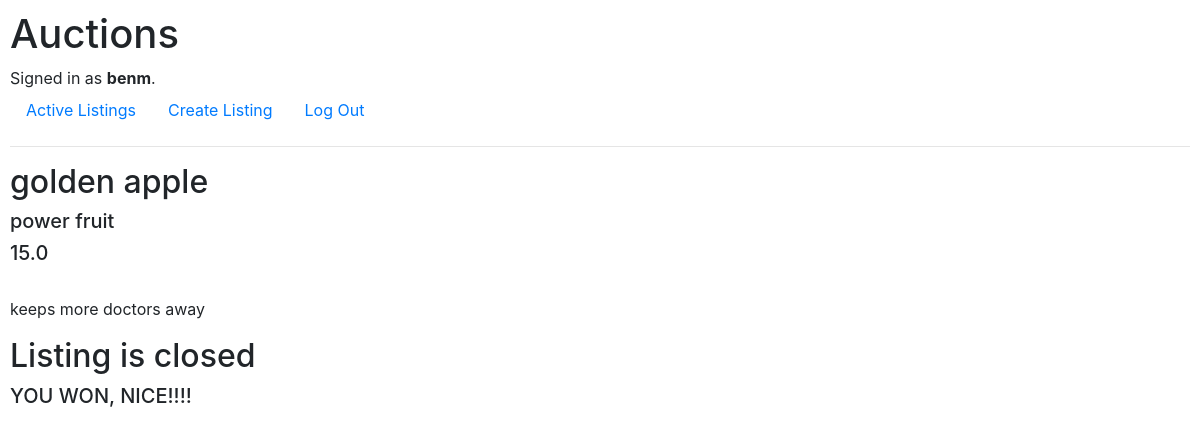
Screenshot of /listings/2 (signed in) with the database file from the repository.
### auctions/models.py (models this page shows)
class User(AbstractUser):
    items_in_watchlist = models.ManyToManyField(Listing, blank=True)
    pass

class Listing(models.Model):
    creator = models.ForeignKey('User', on_delete=models.CASCADE, related_name="listings", null=True)
    title = models.CharField(max_length=128)
    description = models.TextField(max_length=1000)
    current_bid = models.OneToOneField('Bid', on_delete=models.CASCADE, related_name="listing", null=True)
    active = models.BooleanField(default=True)
    image_url = models.URLField(default=None)  # should this be a FilePathField ?
    category = models.CharField(max_length=30, default=None)
    winner = models.ForeignKey('User', on_delete=models.DO_NOTHING, related_name="winner", null=True, default=None)

class Bid(models.Model):
    user = models.ForeignKey(User, on_delete=models.CASCADE, related_name="bids")
    amount = models.FloatField()
    related_listing = models.ForeignKey(Listing, on_delete=models.CASCADE, related_name="bid", null=True)

### auctions/views.py (the view)
# urls.py: path("listings/<int:listing_id>", views.listing, name="listing"),
def listing(request, listing_id):
    user = request.user
    listing = Listing.objects.get(id=listing_id)
    if listing in user.items_in_watchlist.all():
        in_watchlist = True
    else:
        in_watchlist = False
    return render(request, "auctions/listing.html", {"listing":listing, "in_watchlist":in_watchlist, "user":user})

### auctions/templates/auctions/listing.html (shortened to what this page needs)
{% extends "auctions/layout.html" %}
{% block body%}
    <h2> {{listing.title}}</a> </h2>
    <h5> {{listing.category}} </h5>
    <h5> {{listing.current_bid.amount}} </h5>
    <p> {{listing.description}} </p>
    {% if listing.active %}
        {% if in_watchlist %}
            <form action="/listings/{{listing.id}}/remove" method="POST">
                {% csrf_token %}
                <button type="submit">Remove from Watchlist</button>
            </form>
        {% else %}
            <form action="/listings/{{listing.id}}/add" method="POST">
                {% csrf_token %}
                <button type="submit">Add to Watchlist</button>
            </form>
        {% endif %}
        {% if user.is_authenticated %}
            <form action="/listings/{{listing.id}}/bid" method="POST">
                {% csrf_token %}
                <label for="bid_amount">Bid amount: </label>
                <input type="number" min="{{listing.current_price}}" max=999999999 name="bid_amount" required>
                <button type="submit">Place bid</button>
            </form>
        {% endif %}
        {% if user == listing.creator %}
            <form action="/listings/{{listing.id}}/close" method="POST">
                {% csrf_token %}
                <button type="submit">Close Listing</button>
            </form>
        {% endif %}
    {% else %}
        <h2>Listing is closed</h2>
        {% if user == listing.winner %}
            <h5>YOU WON, NICE!!!!</h5>
        {% else %}
            <h5>you're a loser :/</h5>
        {% endif %}
    {% endif %}
{% endblock %}

### auctions/templates/auctions/layout.html (shortened to what this page needs)
{% load static %}
<!DOCTYPE html>
<html lang="en">
    <head>
        <link rel="stylesheet" href="https://stackpath.bootstrapcdn.com/bootstrap/4.4.1/css/bootstrap.min.css">
        <link href="{% static 'auctions/styles.css' %}" rel="stylesheet">
    </head>
    <body>
        <h1>Auctions</h1>
        <div>
            {% if user.is_authenticated %}
                Signed in as <strong>{{ user.username }}</strong>.
            {% else %}
                Not signed in.
            {% endif %}
        </div>
        <ul class="nav">
            <li class="nav-item">
                <a class="nav-link" href="{% url 'index' %}">Active Listings</a>
            </li>
            {% if user.is_authenticated %}
                <li class="nav-item">
                    <a class="nav-link" href="{% url 'create_listing' %}">Create Listing</a>
                </li>
                <li class="nav-item">
                    <a class="nav-link" href="{% url 'logout' %}">Log Out</a>
                </li>
            {% endif %}
        </ul>
        <hr>
        {% block body %}
        {% endblock %}
    </body>
</html>

### auctions/static/auctions/styles.css (style rules this page uses)
body { padding: 10px; }

### rows the page displays
User: username "benm"
Listing: title "golden apple", category "power fruit", current_bid.amount "15.0", description "keeps more doctors away"
